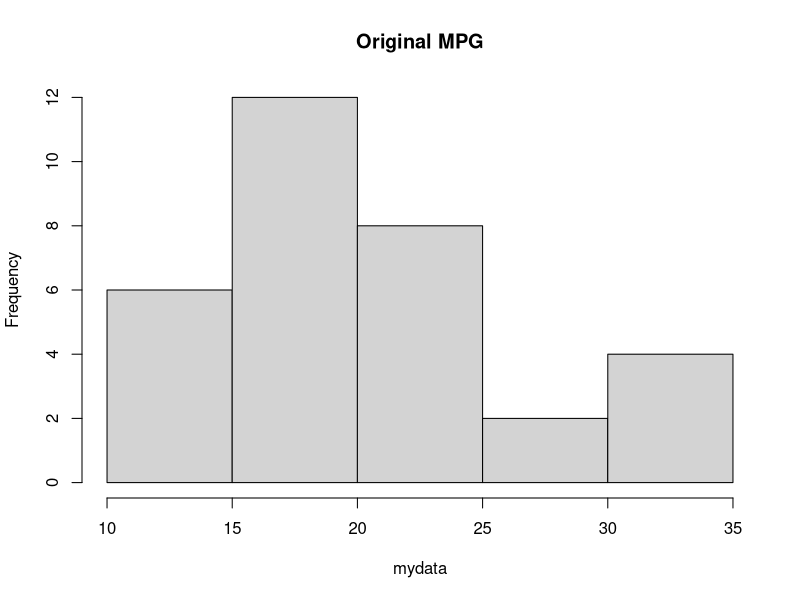
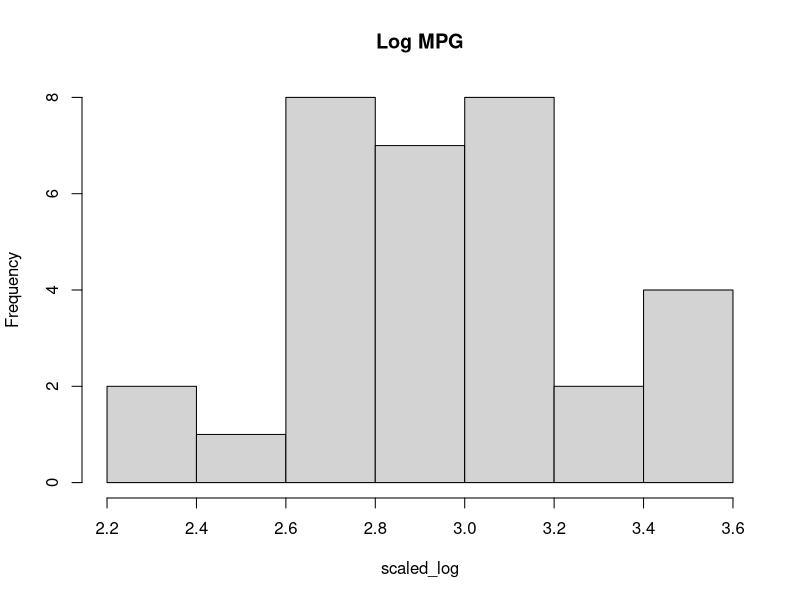

Write R code to recreate these figures, in order.
#Load dataset
data(mtcars)
View(mtcars)

#log transformation
mydata <- mtcars$mpg
scaled_log <- log(mydata)
summary(scaled_log)

#Standard scaling
scaled_std <- as.data.frame(scale(mydata))
summary(scaled_std)

#Min-Max Scaling
library(caret)
minmax <- preProcess(as.data.frame(mydata), method = c("range"))
scaled_minmax <- predict(minmax, as.data.frame(mydata))
summary(scaled_minmax)

#Comparing raw VS normalized
summary(mydata)
summary(scaled_log)
summary(scaled_std)
summary(scaled_minmax)

#Histogram comparison before and after
hist(mydata, main = "Original MPG")
hist(scaled_log, main = "Log MPG")

#-----------------------------#
#------- Findings-------------#
#-----------------------------#
#Raw data: original mpg values remain in actual unit
#Log Transformation: Compresses large values and reduces skewness
#Standard scaling: Mean becomes approx 0 and std deviation becomes 0
#Min-max scaling: values coverted between 0-1
